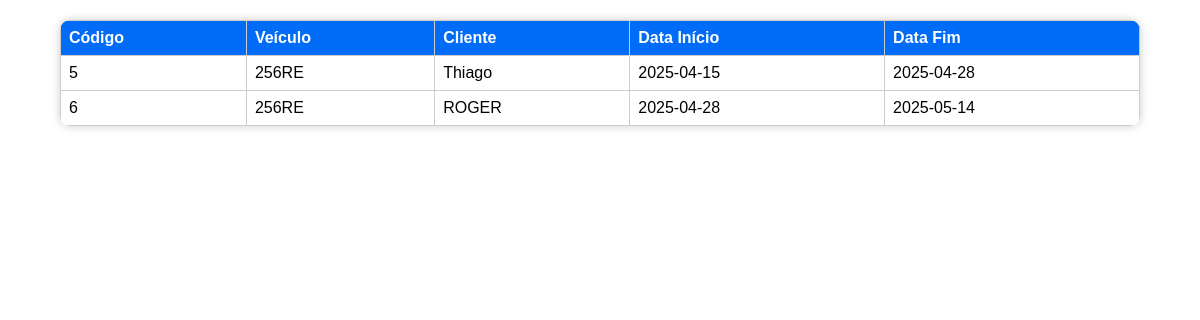
The page /listar_locacoes.php (signed in) on the database its author committed.
### tables this page shows
CREATE TABLE `tblocacao` (
  `locacao_codigo` int(11) NOT NULL,
  `locacao_veiculo` varchar(7) DEFAULT NULL,
  `locacao_cliente` char(11) DEFAULT NULL,
  `locacao_data_inicio` date DEFAULT NULL,
  `locacao_data_fim` date DEFAULT NULL
);

CREATE TABLE `tbveiculo` (
  `veiculo_placa` varchar(7) NOT NULL,
  `veiculo_marca` int(11) DEFAULT NULL,
  `veiculo_descricao` varchar(100) DEFAULT NULL,
  `veiculo_status` enum('disponível','locado') NOT NULL DEFAULT 'disponível'
);

CREATE TABLE `tbcliente` (
  `cliente_cpf` char(11) NOT NULL,
  `cliente_nome` varchar(100) DEFAULT NULL,
  `cliente_endereco` varchar(100) DEFAULT NULL
);

### listar_locacoes.php (the view, shortened to what this page needs)
<?php
require 'classes/veiculo.php';
$sql = "SELECT l.locacao_codigo, l.locacao_data_inicio, l.locacao_data_fim, c.cliente_nome, v.veiculo_placa
        FROM tblocacao l
        JOIN tbcliente c ON l.locacao_cliente = c.cliente_cpf
        JOIN tbveiculo v ON l.locacao_veiculo = v.veiculo_placa";
$stmt = $pdo->query($sql);
$locacoes = $stmt->fetchAll(PDO::FETCH_ASSOC);
?>
<!DOCTYPE html>
<html lang="pt-BR">
<head>
    <link rel="stylesheet" href="css/style.css">
</head>
<body>
    <table>
        <thead>
            <tr>
                <th>Código</th>
                <th>Veículo</th>
                <th>Cliente</th>
                <th>Data Início</th>
                <th>Data Fim</th>
            </tr>
        </thead>
        <tbody>
            <?php foreach ($locacoes as $l): ?>
                <tr>
                    <td><?= htmlspecialchars($l['locacao_codigo']) ?></td>
                    <td><?= htmlspecialchars($l['veiculo_placa']) ?></td>
                    <td><?= htmlspecialchars($l['cliente_nome']) ?></td>
                    <td><?= htmlspecialchars($l['locacao_data_inicio']) ?></td>
                    <td><?= htmlspecialchars($l['locacao_data_fim']) ?></td>
                </tr>
            <?php endforeach; ?>
        </tbody>
    </table>
</body>
</html>

### css/Style.css (style rules this page uses)
* { box-sizing: border-box; font-family:Arial, Helvetica, sans-serif; }
body { background: linear-gradient(120deg, #0065c4); margin: 0; padding: 0; }
table { width: 90%; margin: 30px auto; border-collapse: collapse; background-color: #ffffffcc; box-shadow: 0 0 10px rgba(0,0,0,0.2); border-radius: 10px; overflow: hidden; }
th, td { padding: 12px 15px; text-align: center; border-bottom: 1px solid #ddd; }
th { background-color: #0019f8; color: white; font-weight: bold; }
table { width:90%; margin:20px auto; border-collapse:collapse; }
th, td { padding:8px; border:1px solid #ccc; text-align:left; }
th { background:#006cf8; color:#fff; }

### rows shown on the page
tblocacao: locacao_codigo "5", locacao_veiculo.veiculo_placa "256RE", locacao_cliente.cliente_nome "Thiago", locacao_data_inicio "2025-04-15", locacao_data_fim "2025-04-28"
tblocacao: locacao_codigo "6", locacao_veiculo.veiculo_placa "256RE", locacao_cliente.cliente_nome "ROGER", locacao_data_inicio "2025-04-28", locacao_data_fim "2025-05-14"
